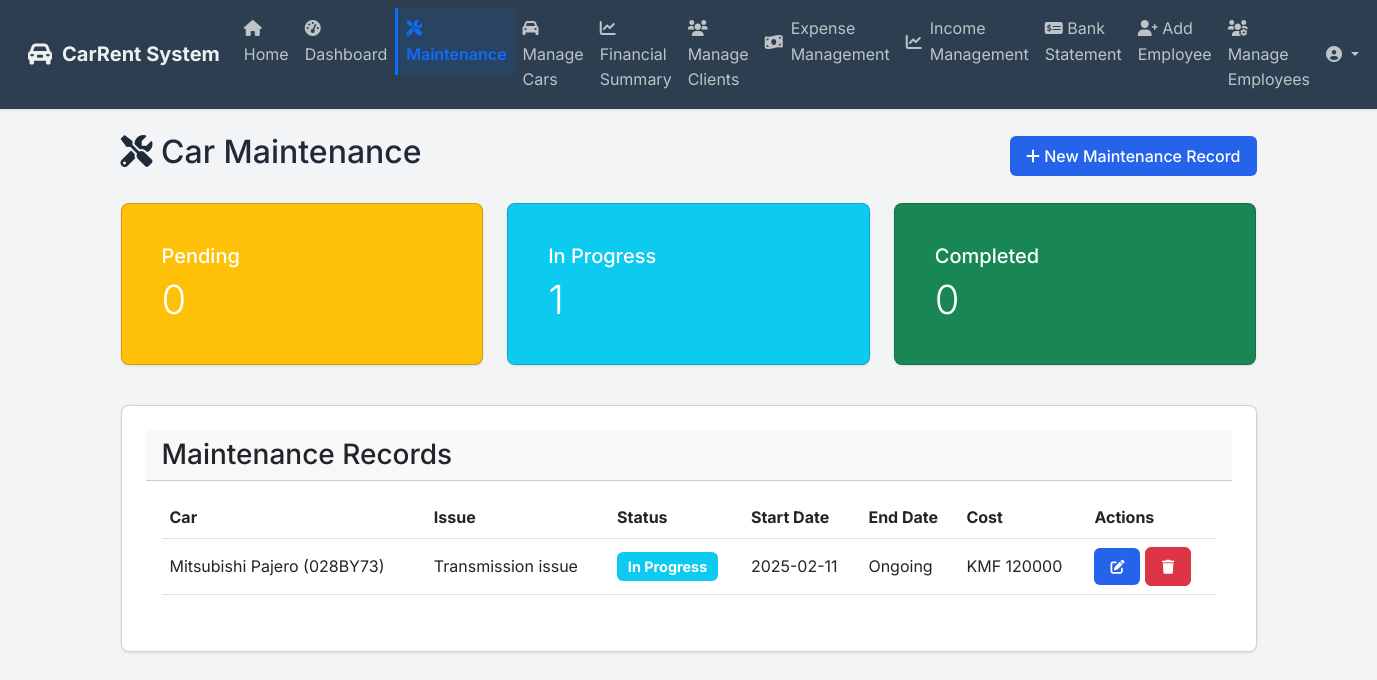
Before: /maintenance (signed in) with the older database file.
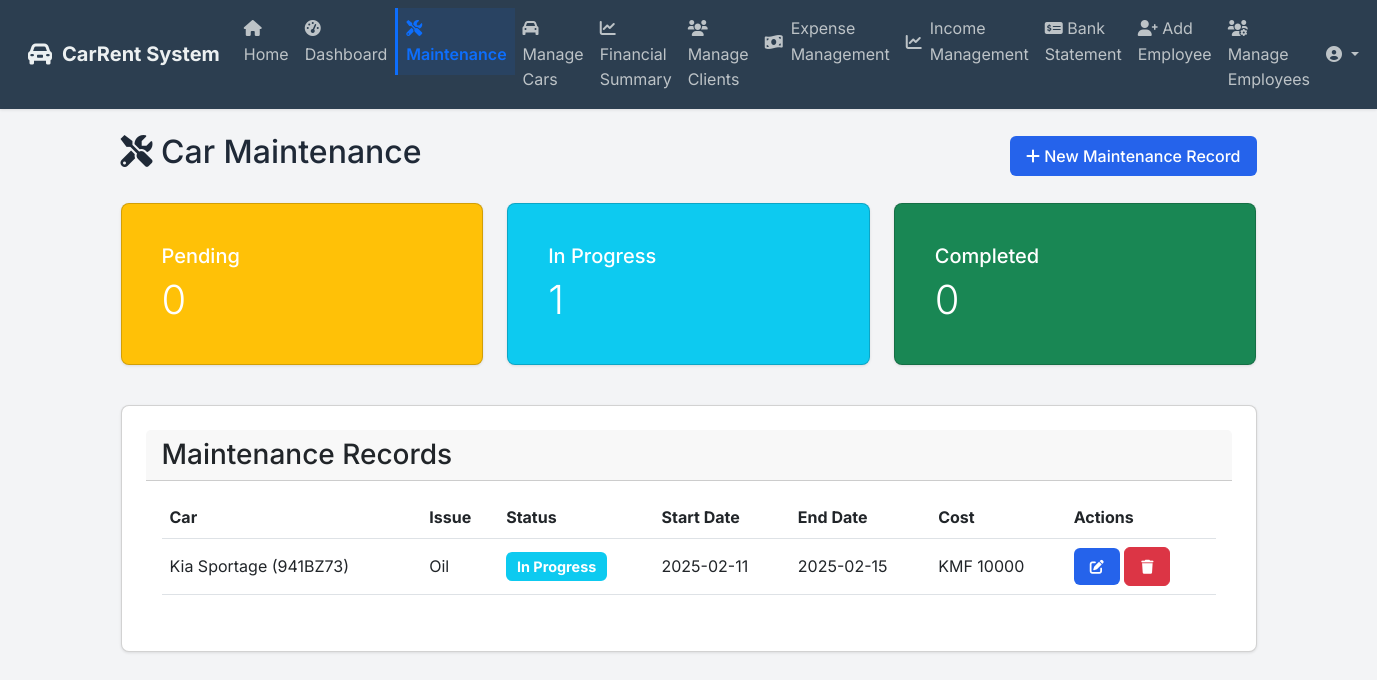
After: the same page with the newer database file.
### app/models.py (models this page shows)
class Maintenance(db.Model):
    id = db.Column(db.Integer, primary_key=True)
    car_id = db.Column(db.Integer, db.ForeignKey('car.id'), nullable=False)
    employee_id = db.Column(db.Integer, db.ForeignKey('user.id'), nullable=False)
    issue_description = db.Column(db.Text, nullable=False)
    status = db.Column(db.String(20), default='pending')  # pending, in_progress, completed
    cost = db.Column(db.Float, nullable=True)
    start_date = db.Column(db.DateTime, nullable=False, default=datetime.utcnow)
    end_date = db.Column(db.DateTime, nullable=True)
    notes = db.Column(db.Text, nullable=True)
    created_at = db.Column(db.DateTime, default=datetime.utcnow)
    updated_at = db.Column(db.DateTime, default=datetime.utcnow, onupdate=datetime.utcnow)

class Car(db.Model):
    id = db.Column(db.Integer, primary_key=True)
    model = db.Column(db.String(100), nullable=False)
    year = db.Column(db.Integer, nullable=False)
    license_plate = db.Column(db.String(20), unique=True, nullable=False)
    daily_rate = db.Column(db.Float, nullable=False)
    is_available = db.Column(db.Boolean, default=True)
    category = db.Column(db.String(50), nullable=False)
    description = db.Column(db.Text)
    features = db.Column(db.Text)  # Store as JSON string
    main_image = db.Column(db.String(200))  # Path to main display image
    display_order = db.Column(db.Integer, default=0)  # New field for custom ordering
    images = db.relationship('CarImage', backref='car', lazy=True, cascade='all, delete-orphan')
    bookings = db.relationship('Booking', backref='car', lazy=False)
    maintenance_records = db.relationship('Maintenance', backref='car', lazy=True, cascade='all, delete-orphan')

### app/routes.py (the view, shortened to what this page needs)
@main.route('/maintenance')
@login_required
def maintenance():
    import traceback
    import sys
    from sqlalchemy.exc import SQLAlchemyError, DatabaseError
    current_app.logger.info(
        f"Maintenance page access attempt. "
        f"User Details:\n"
        f"  ID: {current_user.id}\n"
        f"  Name: {current_user.name}\n"
        f"  Role: {current_user.role}\n"
        f"  Is Authenticated: {current_user.is_authenticated}\n"
        f"Python Version: {sys.version}\n"
        f"Current Working Directory: {os.getcwd()}"
    )
    try:
        try:
            from sqlalchemy import text
            db.session.execute(text('SELECT 1'))
            current_app.logger.info("Database connection is active and responsive.")
        except Exception as db_connection_error:
            current_app.logger.critical(
                f"Database connection error: {str(db_connection_error)}\n"
                f"Full Traceback: {traceback.format_exc()}"
            )
            flash('Database connection error. Please contact support.', 'error')
            return redirect(url_for('main.dashboard'))
        maintenance_records = []
        cars = []
        try:
            current_app.logger.info("Attempting to query maintenance records...")
            maintenance_records = Maintenance.query.order_by(Maintenance.created_at.desc()).all()
            for record in maintenance_records:
                if record.cost is None:
                    current_app.logger.warning(
                        f"Maintenance record {record.id} has a None cost value. "
                        f"Replacing with 0 to prevent rendering errors."
                    )
                    record.cost = 0
            current_app.logger.info(f"Successfully retrieved {len(maintenance_records)} maintenance records.")
        except SQLAlchemyError as maintenance_query_error:
            current_app.logger.error(
                f"Critical SQLAlchemy error querying maintenance records:\n"
                f"Error Type: {type(maintenance_query_error).__name__}\n"
                f"Error Details: {str(maintenance_query_error)}\n"
                f"Full Traceback: {traceback.format_exc()}"
            )
            try:
                db.session.rollback()
                current_app.logger.info("Database session rolled back successfully.")
            except Exception as rollback_error:
                current_app.logger.error(f"Error during rollback: {str(rollback_error)}")
        try:
            current_app.logger.info("Attempting to query cars...")
            cars = Car.query.all()
            current_app.logger.info(f"Successfully retrieved {len(cars)} cars.")
        except SQLAlchemyError as car_query_error:
            current_app.logger.error(
                f"Critical SQLAlchemy error querying cars:\n"
                f"Error Type: {type(car_query_error).__name__}\n"
                f"Error Details: {str(car_query_error)}\n"
                f"Full Traceback: {traceback.format_exc()}"
            )
        current_app.logger.info(
            f"Maintenance Page Query Results:\n"
            f"  Maintenance Records: {len(maintenance_records)}\n"
            f"  Cars: {len(cars)}\n"
            f"  User: {current_user.name} (ID: {current_user.id})\n"
            f"  Timestamp: {datetime.now()}"
        )
        return render_template('maintenance.html',
                             maintenance=maintenance_records,
                             cars=cars,
                             now=datetime.now())
    except Exception as critical_error:
        current_app.logger.critical(
            f"CRITICAL ERROR in maintenance route:\n"
            f"Error: {str(critical_error)}\n"
            f"Error Type: {type(critical_error).__name__}\n"
            f"User Details:\n"
            f"  ID: {current_user.id}\n"
            f"  Name: {current_user.name}\n"
            f"  Role: {current_user.role}\n"
            f"Python Details:\n"
            f"  Version: {sys.version}\n"
            f"  Path: {sys.path}\n"
            f"Full Traceback:\n{traceback.format_exc()}"
        )
        try:
            current_app.logger.error(f"Exception module: {critical_error.__class__.__module__}")
        except Exception as log_error:
            current_app.logger.error(f"Error during additional logging: {log_error}")
        flash(
            'A critical error occurred while accessing the maintenance page. '
            'Our team has been notified. Please try again later or contact support.',
            'error'
        )
        return redirect(url_for('main.home'))

### app/templates/maintenance.html (shortened to what this page needs)
{% extends "base.html" %}
{% block content %}
<div class="container mt-4">
    <div class="d-flex justify-content-between align-items-center mb-4">
        <h2><i class="fas fa-tools"></i> Car Maintenance</h2>
        <button class="btn btn-primary" onclick="openAddMaintenanceModal()">
            <i class="fas fa-plus"></i> New Maintenance Record
        </button>
    </div>
    <div class="row mb-4">
        <div class="col-md-4">
            <div class="card bg-warning text-white">
                <div class="card-body">
                    <h5 class="card-title">Pending</h5>
                    <p class="card-text display-4">{{ maintenance|selectattr('status', 'equalto', 'pending')|list|length }}</p>
                </div>
            </div>
        </div>
        <div class="col-md-4">
            <div class="card bg-info text-white">
                <div class="card-body">
                    <h5 class="card-title">In Progress</h5>
                    <p class="card-text display-4">{{ maintenance|selectattr('status', 'equalto', 'in_progress')|list|length }}</p>
                </div>
            </div>
        </div>
        <div class="col-md-4">
            <div class="card bg-success text-white">
                <div class="card-body">
                    <h5 class="card-title">Completed</h5>
                    <p class="card-text display-4">{{ maintenance|selectattr('status', 'equalto', 'completed')|list|length }}</p>
                </div>
            </div>
        </div>
    </div>
    <div class="card">
        <div class="card-header">
            <h3 class="mb-0">Maintenance Records</h3>
        </div>
        <div class="card-body">
            <div class="table-responsive">
                <table class="table table-hover">
                    <thead>
                        <tr>
                            <th>Car</th>
                            <th>Issue</th>
                            <th>Status</th>
                            <th>Start Date</th>
                            <th>End Date</th>
                            <th>Cost</th>
                            <th>Actions</th>
                        </tr>
                    </thead>
                    <tbody>
                        {% for record in maintenance %}
                        <tr>
                            <td>{{ record.car.model }} ({{ record.car.license_plate }})</td>
                            <td>{{ record.issue_description }}</td>
                            <td>
                                <span class="badge {% if record.status == 'pending' %}bg-warning{% elif record.status == 'in_progress' %}bg-info{% else %}bg-success{% endif %}">
                                    {{ record.status|replace('_', ' ')|title }}
                                </span>
                            </td>
                            <td>{{ record.start_date.strftime('%Y-%m-%d') }}</td>
                            <td>{{ record.end_date.strftime('%Y-%m-%d') if record.end_date else 'Ongoing' }}</td>
                            <td>KMF {{ "%.0f"|format(record.cost) }}</td>
                            <td>
                                <button class="btn btn-sm btn-primary" onclick="openEditModal('{{ record.id }}')">
                                    <i class="fas fa-edit"></i>
                                </button>
                                <button class="btn btn-sm btn-danger" onclick="openDeleteModal('{{ record.id }}')">
                                    <i class="fas fa-trash"></i>
                                </button>
                            </td>
                        </tr>
                        {% endfor %}
                    </tbody>
                </table>
            </div>
        </div>
    </div>
</div>
{% endblock %}

Changed rows visible on the page:
removed Maintenance: car.model "Mitsubishi Pajero", car.license_plate "028BY73", issue_description "Transmission issue", status "In Progress", start_date "2025-02-11", end_date "Ongoing", cost "120000"
added Maintenance: car.model "Kia Sportage", car.license_plate "941BZ73", issue_description "Oil", status "In Progress", start_date "2025-02-11", end_date "2025-02-15", cost "10000"
